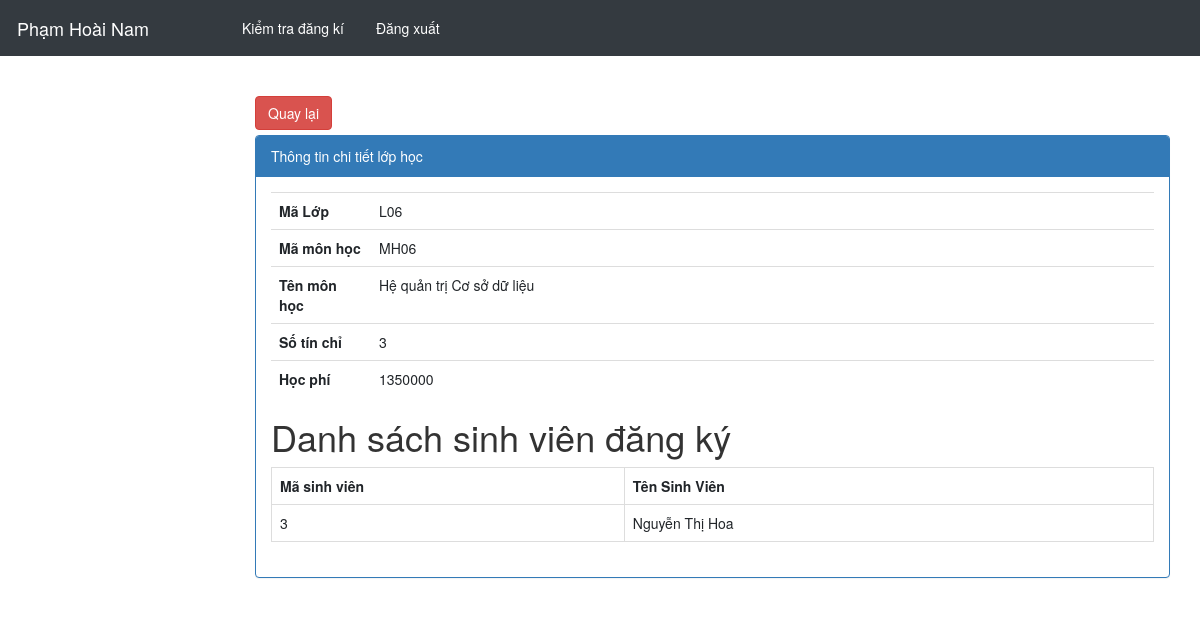
/admin/index.php?controller=KtraDki&action=detail&id=L06 (signed in), run on the app's committed database.
### tables this page shows
CREATE TABLE `lop` (
  `MaLop` varchar(11) NOT NULL,
  `MaMH` varchar(11) NOT NULL
);

CREATE TABLE `monhoc` (
  `MaMH` varchar(11) NOT NULL,
  `TenMH` varchar(500) NOT NULL,
  `SoTinChi` int(11) NOT NULL,
  `HocPhi` double NOT NULL
);

CREATE TABLE `nguoidung` (
  `MaNguoiDung` int(11) NOT NULL,
  `Ten` varchar(255) NOT NULL,
  `Email` varchar(100) NOT NULL,
  `MatKhau` varchar(100) NOT NULL,
  `Admin` int(11) NOT NULL DEFAULT 0,
  `DiaChi` varchar(500) NOT NULL,
  `SDT` varchar(100) NOT NULL
);

### admin/controllers/KtraDkiController.php (called while the page is built, shortened)
<?php
	include "models/KtraDkiModel.php";
	class KtraDkiController extends Controller{
		public function detail(){
			$maLop = isset($_GET["id"]) ? $_GET["id"] : 0;
			$data = $this->getTTLop($maLop);
			$dssv = $this->getDsSV($maLop);
			$this->loadView("ChiTietDkiView.php",array('data'=>$data,'dssv'=>$dssv));
		}
	}
 ?>

### admin/models/KtraDkiModel.php (called while the page is built, shortened)
<?php
	trait KtraDkiModel{
		public function getTTLop($maLop){
			$conn = Connection::getInstance();
			$query = $conn->prepare("select * from lop l inner join monhoc mh on l.MaMH = mh.MaMH where MaLop=:_MaLop");
				$query->execute(array("_MaLop"=>$maLop));
			return $query->fetch();
		}
		public function getDsSV($maLop){
			$conn = Connection::getInstance();
			$query = $conn->prepare("select DISTINCT nd.MaNguoiDung, Ten from chitietlop ct inner join nguoidung nd on ct.MaNguoiDung = nd.MaNguoiDung where MaLop=:_MaLop");
				$query->execute(array("_MaLop"=>$maLop));
			return $query->fetchAll();
		}
	}
 ?>

### admin/views/ChiTietDkiView.php (the view, shortened to what this page needs)
<div class="col-md-12">
    <div style="margin-bottom:5px;">
        <input onclick="history.go(-1);" type="button" value="Quay lại" class="btn btn-danger">
    </div>
    <div class="panel panel-primary">
        <div class="panel-heading">Thông tin chi tiết lớp học</div>
        <div class="panel-body">
            <table class="table">
                <tr>
                    <th style="width: 100px;">Mã Lớp</th>
                    <td><?php echo $data->MaLop; ?></td>
                </tr>
                <tr>
                    <th style="width: 100px;">Mã môn học</th>
                    <td><?php echo $data->MaMH; ?></td>
                </tr>
                <tr>
                    <th style="width: 100px;">Tên môn học</th>
                    <td><?php echo $data->TenMH; ?></td>
                </tr>
                <tr>
                    <th style="width: 100px;">Số tín chỉ</th>
                    <td><?php echo $data->SoTinChi; ?></td>
                </tr>
                <tr>
                    <th style="width: 100px;">Học phí</th>
                    <td><?php echo $data->HocPhi; ?></td>
                </tr>
            <table class="table table-bordered table-hover">
                <h1>Danh sách sinh viên đăng ký</h1>
                <tr>
                    <th style="width: 100px;">Mã sinh viên</th>
                    <th style="width:150px;">Tên Sinh Viên</th>
                </tr>
                <?php foreach ($dssv as $value): ?>
                    <tr>
                        <td><?php echo $value->MaNguoiDung; ?></td>
                        <td><?php echo $value->Ten; ?></td>
                    </tr>
                <?php endforeach ?>
            </table>
        </div>
    </div>
</div>

### data on the page
lop: MaLop "L06", monhoc.MaMH "MH06", monhoc.TenMH "Hệ quản trị Cơ sở dữ liệu", monhoc.SoTinChi "3", monhoc.HocPhi "1350000"
nguoidung: MaNguoiDung "3", Ten "Nguyễn Thị Hoa"
